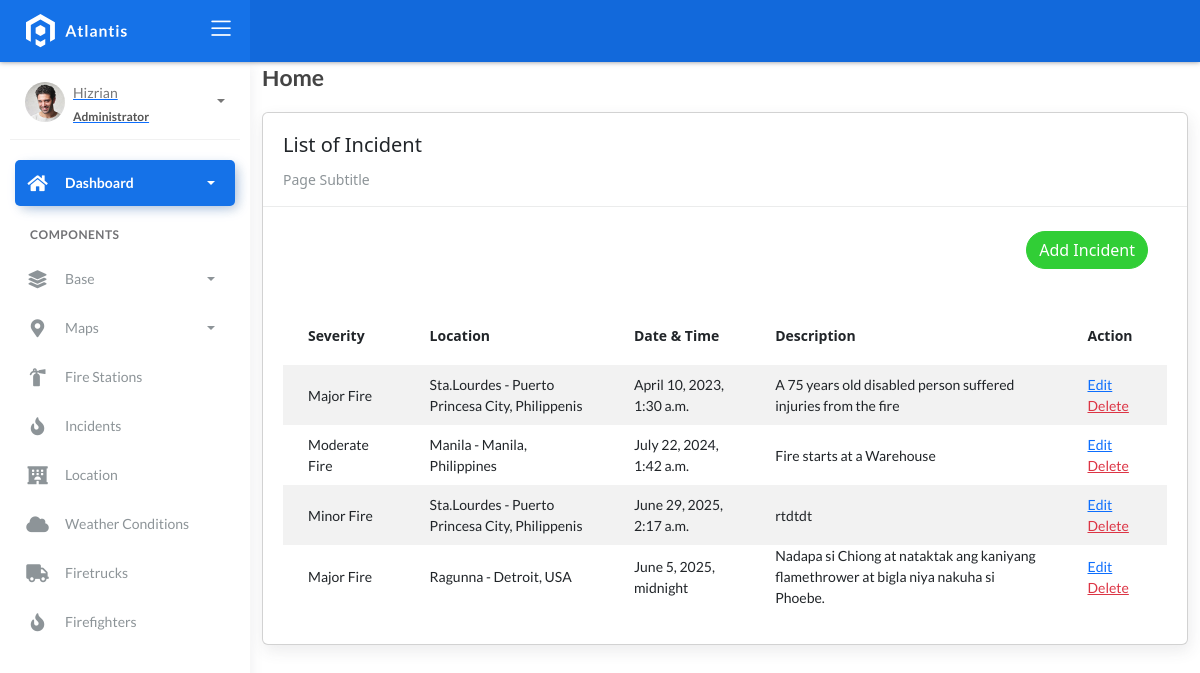
/incident_list, run on the app's committed database.
### fire/models.py (models this page shows)
class BaseModel(models.Model):
    created_at = models.DateTimeField(auto_now_add=True, db_index=True)
    updated_at = models.DateTimeField(auto_now=True)
    class Meta:
        abstract = True

class Incident(BaseModel):
    SEVERITY_CHOICES = (
        ('Minor Fire', 'Minor Fire'),
        ('Moderate Fire', 'Moderate Fire'),
        ('Major Fire', 'Major Fire'),
    )
    location = models.ForeignKey(Locations, on_delete=models.CASCADE)
    date_time = models.DateTimeField(blank=True, null=True)
    severity_level = models.CharField(max_length=45, choices=SEVERITY_CHOICES)
    description = models.CharField(max_length=250)

class Locations(BaseModel):
    name = models.CharField(max_length=150)
    latitude = models.DecimalField(
        max_digits=22, decimal_places=16, null=True, blank=True)
    longitude = models.DecimalField(
        max_digits=22, decimal_places=16, null=True, blank=True)
    address = models.CharField(max_length=150)
    city = models.CharField(max_length=150)  # can be in separate table
    country = models.CharField(max_length=150)  # can be in separate table
    def __str__(self):
        return f"{self.name} - {self.city}, {self.country}"

### fire/views.py (the view)
# urls.py: path('incident_list', IncidentList.as_view(), name='incident-list'),
class IncidentList(ListView):
    model = Incident
    context_object_name = 'incident'
    template_name = 'incident_list.html'
    paginate_by = 5

### templates/incident_list.html (shortened to what this page needs)
{% extends 'base.html' %}{% load static %}{% block content %}
<div class="content">
    <div class="container-fluid">
        <h4 class="page-title">Home</h4>
        <div class="row">
            <div class="col-md-12">
                <div class="card">
                    <div class="card-header">
                        <div class="card-title">List of Incident</div>
                        <div class="card-category">Page Subtitle</div>
                    </div>
                    <br />
                        <div class="col-md-12 row">
                            <div class="col-md-12">
                                <div class="pull-right">
                                    <a href="{% url 'incident-add' %}" class="btn btn-success btn-rounded"> Add Incident</a>
                                </div>
                            </div>
                        </div>
                    <div class="card-body">
                        <table class="table table-striped mt-3">
                            <thead>
                                <tr>
                                    <th scope="col">Severity</th>
                                    <th scope="col">Location</th>
                                    <th scope="col">Date & Time</th>
                                    <th scope="col">Description</th>
                                    <th scope="col">Action</th>
                                </tr>
                            </thead>
                            <tbody>
                                {% for object in object_list %}
                                    <tr>
                                        <td>{{ object.severity_level }}</td>
                                        <td>{{ object.location }}</td>
                                        <td>{{ object.date_time }}</td>
                                        <td>{{ object.description }}</td>
                                        <td>
                                            <a href="incident_list/{{ object.id }}">Edit</a>
                                            <a href="incident_list/{{ object.id }}/delete" class="text-danger">Delete</a>
                                        </td>
                                    </tr>
                                {% endfor %}
                            </tbody>
                        </table>
                    </div>
                </div>
            </div>
        </div>
    </div>
</div>
{% endblock %}

### data on the page
Incident: severity_level "Major Fire", location "Sta.Lourdes - Puerto Princesa City, Philippenis", date_time "April 10, 2023, 1:30 a.m.", description "A 75 years old disabled person suffered injuries from the fire"
Incident: severity_level "Moderate Fire", location "Manila - Manila, Philippines", date_time "July 22, 2024, 1:42 a.m.", description "Fire starts at a Warehouse"
Incident: severity_level "Minor Fire", location "Sta.Lourdes - Puerto Princesa City, Philippenis", date_time "June 29, 2025, 2:17 a.m.", description "rtdtdt"
Incident: severity_level "Major Fire", location "Ragunna - Detroit, USA", date_time "June 5, 2025, midnight", description "Nadapa si Chiong at nataktak ang kaniyang flamethrower at bigla niya nakuha si Phoebe."
